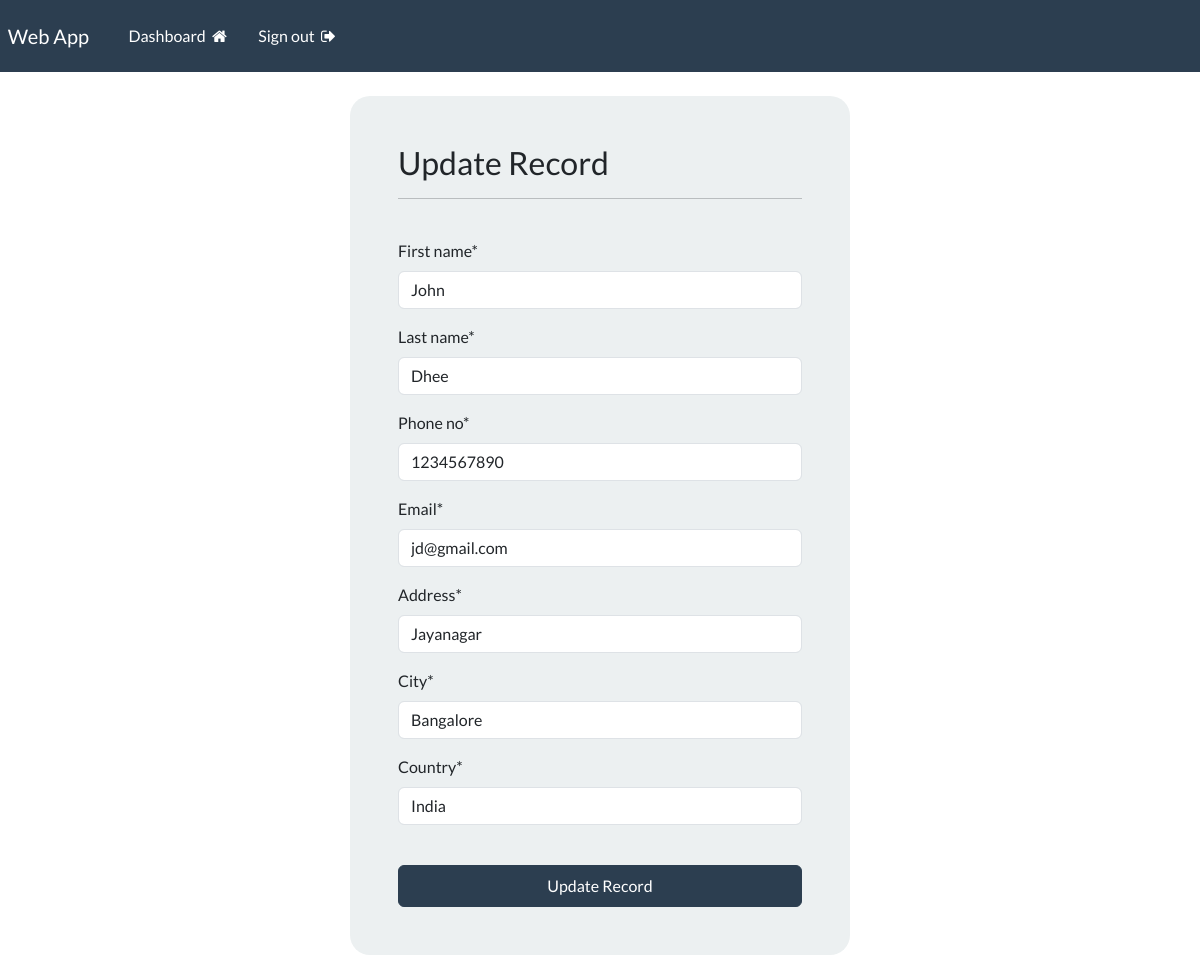
Screenshot of /update_record/11 (signed in) with the database file from the repository.
### web_app/models.py (models this page shows, shortened)
class Records(models.Model):
    creation_date=models.DateTimeField(auto_now_add=True)
    first_name=models.CharField(max_length=100)
    last_name=models.CharField(max_length=100)
    phone_no=models.CharField(max_length=10, validators=[RegexValidator(r'^\d{10}$', message="Phone number must be 10 digits")])
    email=models.EmailField(max_length=50)
    address=models.CharField(max_length=250)
    city=models.CharField(max_length=100)
    country=models.CharField(max_length=100)

### web_app/views.py (the view)
# urls.py: path('update_record/<int:pk>',views.update_record,name="update_record"),
@login_required(login_url='my_login')
def update_record(request, pk):
    record = Records.objects.get(id=pk)
    form = UpdateRecordForm(instance=record)
    if request.method =='POST':
        form = UpdateRecordForm(request.POST, instance=record)
        if form.is_valid():
            form.save()
            messages.success(request,"Your record was updated sucessfully!")
            return redirect("dashboard")
    context={'form':form}
    return render(request, 'web_app/update-record.html', context=context)

### web_app/forms.py
class UpdateRecordForm(forms.ModelForm):
    class Meta:
        model = Records
        fields = ['first_name','last_name','phone_no','email','address','city','country']

### web_app/templates/web_app/update-record.html (shortened to what this page needs)
{% extends "web_app/base.html" %}
{% load crispy_forms_tags %}
{% block content %}
<body>
    <div class="container bg-light shadow-md p-5 form-layout">
     <h3>Update Record</h3>
    <hr>
    <br>
    <form action="" method="POST" autocomplete="off">
        {{form|crispy}}
        <br>
        <button type="submit" class="btn btn-primary w-100 btn-block p-2">Update Record</button>
    </form>
</div>
</body>
{% endblock %}

### static/css/styles.css (style rules this page uses)
.form-layout { border-radius: 20px; width: 500px; }

### rows the page displays
Records: first_name "John", last_name "Dhee", phone_no "1234567890", email "jd@gmail.com", address "Jayanagar", city "Bangalore", country "India"
